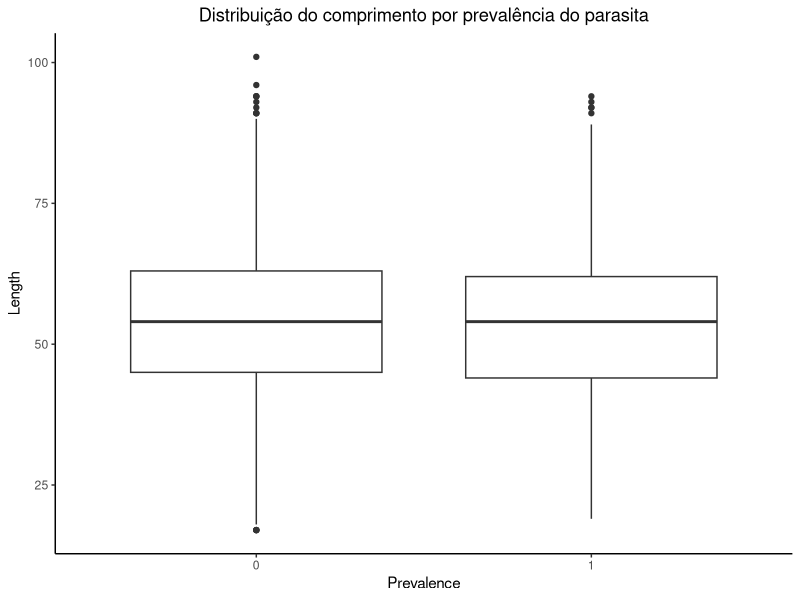
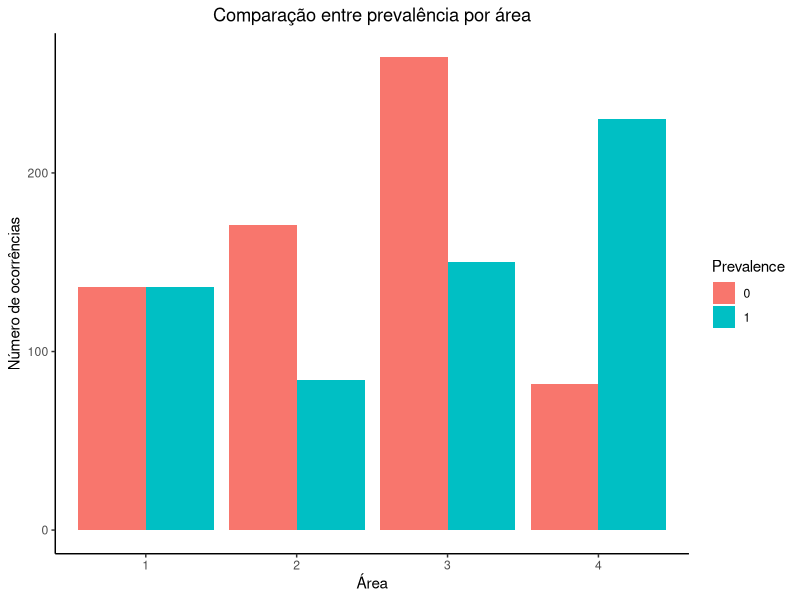
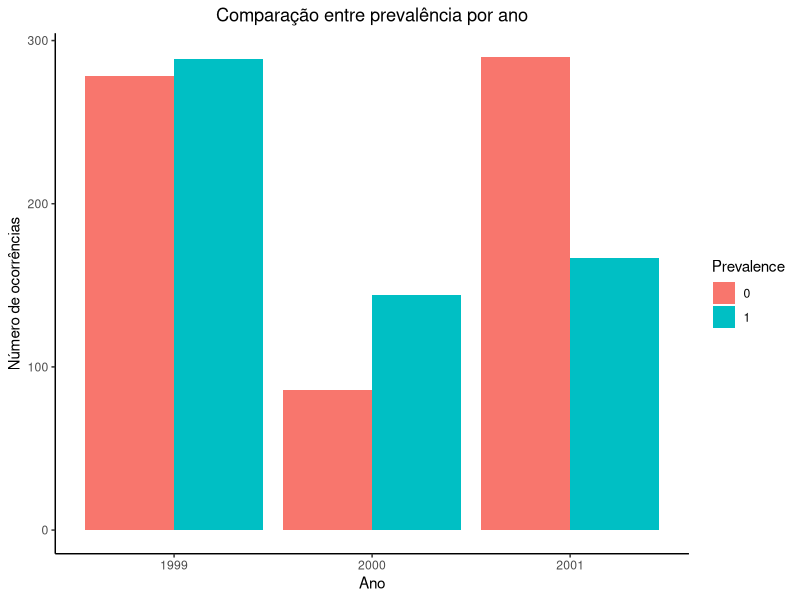
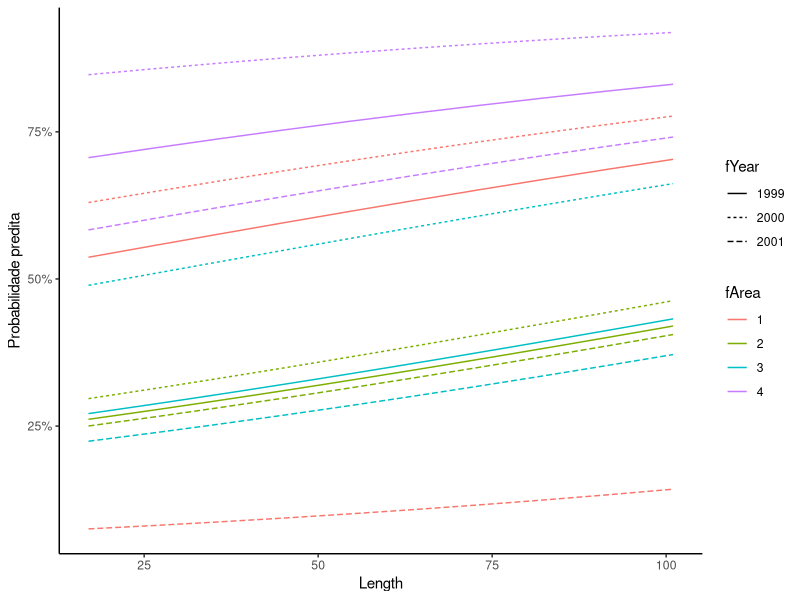

Write R code to recreate these figures, in order.
## ---- chunk 1
knitr::opts_chunk$set(fig.align = "center", 
                      warning = FALSE, message = FALSE)
## ---- chunk 2
library(tidyverse)
library(ggplot2) 
library(knitr)
library(kableExtra)
## ---- chunk 3
ParasiteCod <- read.csv('ParasiteCod.txt', sep = '\t')
ParasiteCod$fArea <- factor(ParasiteCod$Area)
ParasiteCod$fYear <- factor(ParasiteCod$Year)
ParasiteCod$Prevalence <- factor(ParasiteCod$Prevalence)
## ---- chunk 4
ggplot(ParasiteCod) +
  geom_boxplot(aes(x = Prevalence, y = Length)) +
  theme_classic() +
  ggtitle('Distribuição do comprimento por prevalência do parasita') +
  theme(plot.title = element_text(hjust = 0.5))
## ---- chunk 5
ParasiteCod %>% 
  group_by(Prevalence, fArea) %>% 
  summarise(contagem = n()) %>% 
  ggplot(aes(x = fArea, y = contagem, fill = Prevalence)) +
  geom_col(position = "dodge") +
  theme_classic() + ylab('Número de ocorrências') + xlab('Área') +
  ggtitle('Comparação entre prevalência por área') +
    theme(plot.title = element_text(hjust = 0.5))
## ---- chunk 6
ParasiteCod %>% 
  group_by(Prevalence, fArea) %>% 
  summarise(contagem = n()) %>% 
  pivot_wider(id_cols = 'fArea', names_from = 'Prevalence', values_from = 'contagem') %>% 
  mutate(`Prevalence proportion` = (`1`/(`1`+`0`))) %>% 
  kable(row.names = F,
        caption = "Prevaência do parasita por área",
        booktabs = TRUE, linesep = "") %>%
  add_header_above(c(" ", "Prevaência" = 2, " ")) %>%
  kable_styling(latex_options = "HOLD_position")
## ---- chunk 7
ParasiteCod %>% 
  group_by(Prevalence, fYear) %>% 
  summarise(contagem = n()) %>% 
  ggplot(aes(x = fYear, y = contagem, fill = Prevalence)) +
  geom_col(position = "dodge") +
  theme_classic() + ylab('Número de ocorrências') + xlab('Ano') +
  ggtitle('Comparação entre prevalência por ano') +
    theme(plot.title = element_text(hjust = 0.5))
## ---- chunk 8
ParasiteCod %>% 
  group_by(Prevalence, fYear) %>% 
  summarise(contagem = n()) %>% 
  pivot_wider(id_cols = 'fYear', names_from = 'Prevalence', values_from = 'contagem') %>% 
  mutate(`Prevalence proportion` = (`1`/(`1`+`0`))) %>% 
  kable(row.names = F,
        caption = "Prevaência do parasita por Ano",
        booktabs = TRUE, linesep = "") %>%
  add_header_above(c(" ", "Prevaência" = 2, " ")) %>%
  kable_styling(latex_options = "HOLD_position")
## ---- chunk 9
ParasiteCod %>% 
  group_by(Prevalence, fArea, fYear) %>% 
  summarise(contagem = n()) %>% 
  pivot_wider(id_cols = c('fYear', 'fArea'), 
              names_from = 'Prevalence', values_from = 'contagem') %>% 
  mutate(`Prevalence proportion` = scales::percent(`1`/(`1`+`0`))) %>% 
  pivot_wider(id_cols = 'fArea',
              names_from = 'fYear', values_from = 'Prevalence proportion') %>% 
  kable(row.names = F,
        caption = "Prevaência do parasita por área e ano",
        booktabs = TRUE, linesep = "") %>%
  kable_styling(latex_options = "HOLD_position")
## ---- chunk 10
P12 <- glm(Prevalence ~  Length+fArea * fYear ,
           family = binomial, data = ParasiteCod)
summary(P12)
## ---- chunk 11
## calculando a probabilidade para chamar no texto abaixo
p <- exp(coef(P12)[1]+(coef(P12)[2]*mean(ParasiteCod$Length, na.rm = T)))
prob <- round((p/(1+p)),2)
## ---- chunk 12
## calculando a probabilidade para chamar no texto abaixo
p <- exp(coef(P12)[1]+(coef(P12)[2]*mean(ParasiteCod$Length, na.rm = T))+coef(P12)[3]+coef(P12)[6]+coef(P12)[8])
prob <- round((p/(1+p)),2)
## ---- chunk 13
X = expand.grid(Length=53.45,
                fArea = levels(ParasiteCod$fArea),
                fYear = levels(ParasiteCod$fYear))
probs = predict(P12, X, type = "response")
cbind(X, Probabilidade = probs) %>%
  kable(digits = 2,
        booktabs=TRUE, linesep="",
        caption = "Probabilidade calculada para cada nível de área e ano com Length fixo em 53,45.") %>%
  kable_styling(latex_options = "HOLD_position")
## ---- chunk 14
Xn = expand.grid(Length=with(ParasiteCod, seq(min(Length, na.rm = T),
                                              max(Length, na.rm = T),
                                              length.out = 10)),
                fArea = levels(ParasiteCod$fArea),
                fYear = levels(ParasiteCod$fYear))
Xn = cbind(Xn, prob = predict(P12, Xn, type="response"))
ggplot(Xn, aes(Length, prob, color=fArea, linetype=fYear)) +
  geom_line() +
  scale_y_continuous(labels = scales::percent) +
  labs(y="Probabilidade predita") +
  theme_classic()
## ---- chunk 15
library(lme4)
hdp <- read.csv("dados/hdp.txt")
hdp <- within(hdp, {
  Married <- factor(Married, levels = 0:1, labels = c("no", "yes"))
  DID <- factor(DID) 
  HID <- factor(HID)
})
model <- glmer(remission ~ 1 + CancerStage + (1 + CancerStage | DID), data = hdp, 
           family = 'binomial', control = glmerControl(optimizer = 'bobyqa'))
#BOBYQA:Bound Optimization by Quadratic Approximation
# summary(model)
## ---- chunk 16
efeitos_fixos <- lme4::fixef(model) %>%
  enframe("Termo", "Estimativa")
  
efeitos_fixos[1,1] <- "Intercepto"
kable(efeitos_fixos, digits = 4L,
      caption="Estimativas dos efeitos fixos.",
      booktabs=TRUE, linesep="") %>%
  kable_styling(latex_options = "HOLD_position")
## ---- chunk 17
estagio_cancer = expand_grid(CancerStage = sort(unique(hdp$CancerStage)))
prob_rem = predict(model, estagio_cancer, re.form=NA, type="response")
cbind(estagio_cancer, prob_rem) %>%
  kable(digits=4, col.names = c("Estágio do câncer", "Probabilidade de Remissão"),
        caption = "Probabilidade de remissão por estãgio do câncer estimadas.",
        booktabs=TRUE, linesep="") %>%
  kable_styling(latex_options = "HOLD_position")
